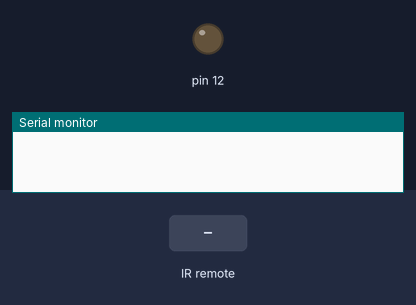
A sketch run on a simulated Arduino Uno, built with avr-gcc and run on an emulated ATmega328P. On the bench: output pins drawn as LEDs (lit = HIGH), the last lines printed to the serial monitor. The inputs (shaded band) are chosen by the test bench.

Above: at 1.2 s.
1.3 s: infrared code 0xFF30CF received
At 1.7 s:
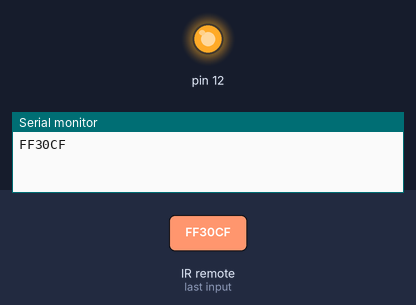
2.8 s: infrared code 0xFF18E7 received
At 4.0 s:
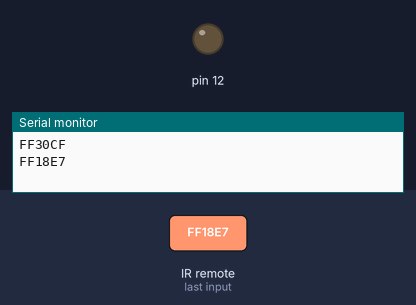
Timing chart, 0 to 5.8 s (numbered marks = the images above; inputs shaded):
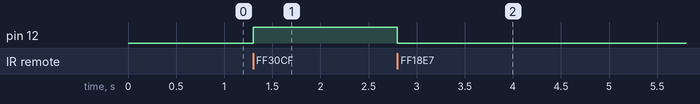

The sketch:

131Main.ino
```cpp
//codestart
#include <IRremote.h> //include the library
#define Button_1 0xFF30CF
#define Button_2 0xFF18E7

int receiver = 13; //initialize pin 13 as recevier pin.
uint32_t Previous;
IRrecv irrecv(receiver);
decode_results results;


void setup() {
 Serial.begin(9600);
 irrecv.enableIRIn(); //sets pin 12 as output
pinMode(12, OUTPUT);
}
void loop() {
 if (irrecv.decode(&results)) { //if we have received an IR signal
  if (results.value==0xFFFFFFFF) {
      results.value=Previous;
      }

    switch(results.value) {
           case Button_1 : digitalWrite(12, HIGH); break;
           case Button_2 : digitalWrite(12, LOW); break;

      }
 Serial.println (results.value, HEX); //display HEX results
 irrecv.resume(); //next value
 }
 Previous=results.value;
 }
//codeend
```

Measured:
- after the input at 1.3 s, pin 12: LOW → HIGH at once
- after the input at 2.8 s, pin 12: HIGH → LOW at once
